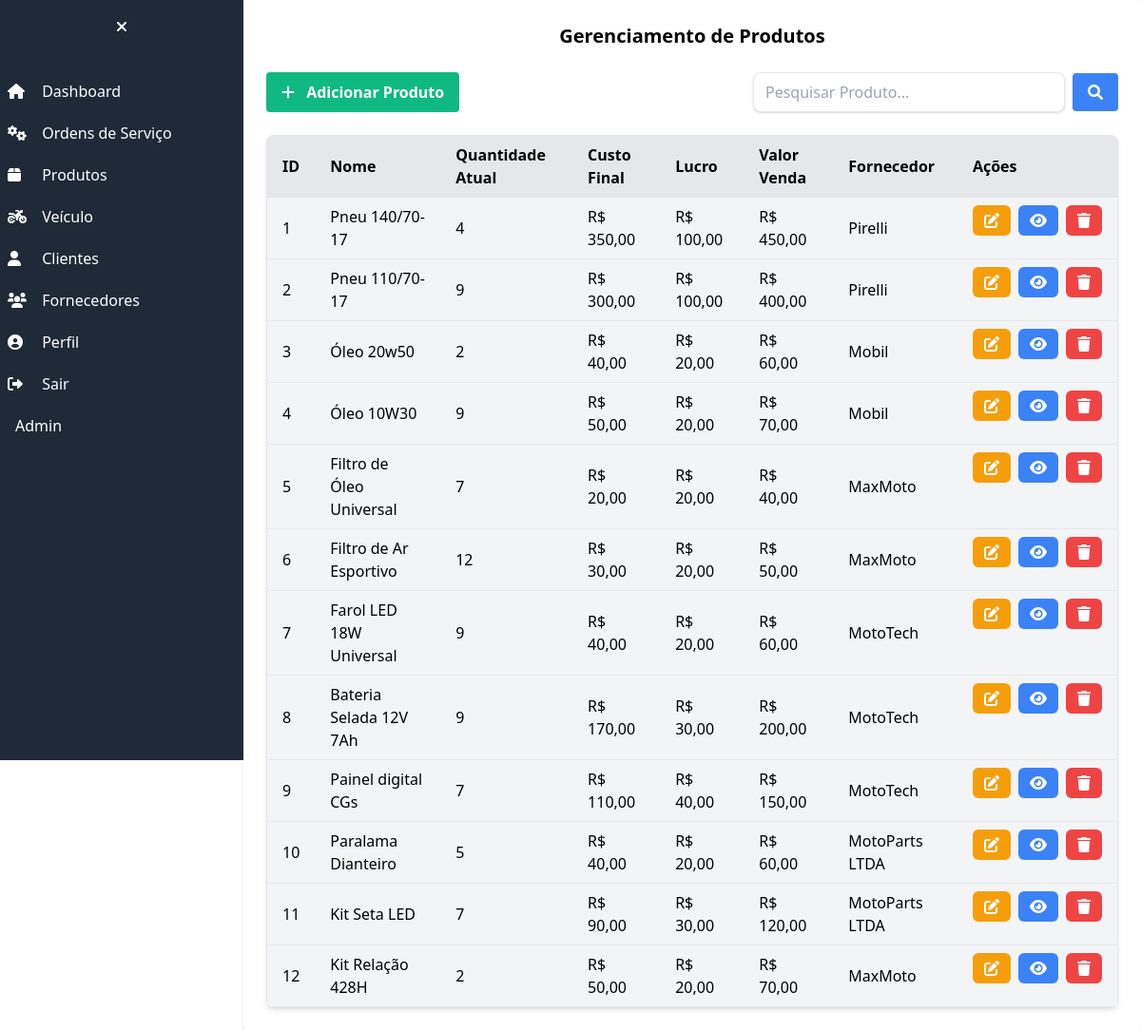
/produtos/ (signed in), run on an earlier commit of the app's database.
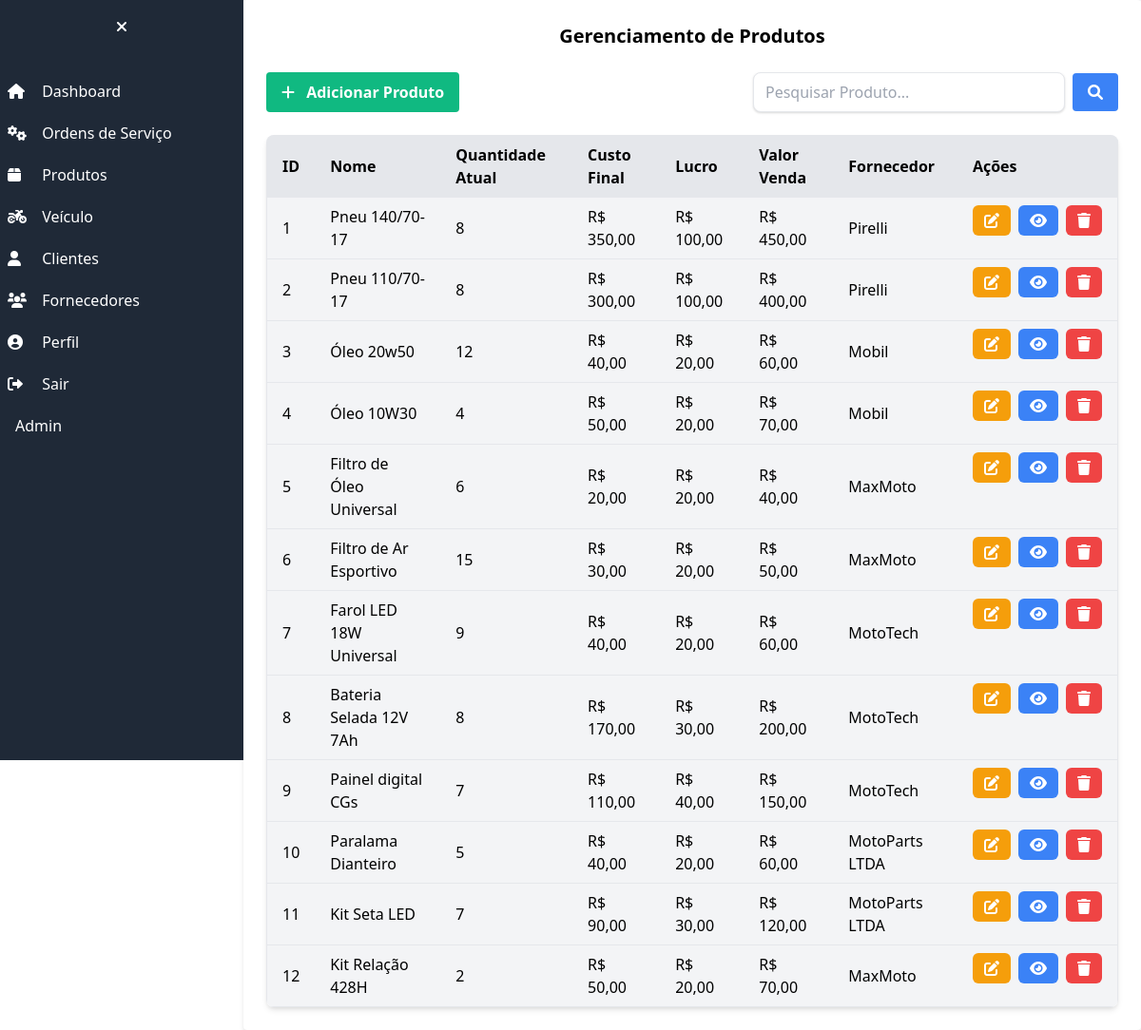
And on a later commit of the database.
### produto/models.py (models this page shows, shortened)
class Produto(models.Model):
    fornecedor = models.ForeignKey(Fornecedor, on_delete=models.CASCADE, verbose_name='Fornecedor')
    nome = models.CharField(max_length=255)
    descricao = models.TextField()
    valor = models.DecimalField(max_digits=10, decimal_places=2)
    outras_despesas = models.DecimalField(max_digits=10, decimal_places=2, default=0.00)
    custo_final = models.DecimalField(max_digits=10, decimal_places=2)
    lucro = models.DecimalField(max_digits=10, decimal_places=2)
    valor_venda = models.DecimalField(max_digits=10, decimal_places=2)
    qtd_minima = models.IntegerField()
    qtd_maxima = models.IntegerField()
    qtd_atual = models.IntegerField()

### fornecedor/models.py (models this page shows, shortened)
class Fornecedor(models.Model):
    nome = models.CharField('NOME', max_length=255)
    cpf_cnpj = models.CharField('CPF/CNPJ', max_length=18, validators=[validate_cpf_cnpj])
    telefone = models.CharField('TELEFONE 1', max_length=20, validators=[validate_phone])
    telefone2 = models.CharField('TELEFONE 2', max_length=20, validators=[validate_phone], blank=True)
    email = models.EmailField('EMAIL', blank=True)
    endereco_cep = models.CharField('CEP', max_length=10, blank=True)
    endereco_logradouro = models.CharField('ENDEREÇO', max_length=255, blank=True)
    endereco_numero = models.CharField('NÚMERO', max_length=10, blank=True)
    endereco_bairro = models.CharField('BAIRRO', max_length=255, blank=True)
    endereco_cidade = models.CharField('CIDADE', max_length=255, blank=True)
    endereco_estado = models.CharField('ESTADO', max_length=2, choices=ESTADOS_CHOICES, blank=True)
    endereco_complemento = models.CharField('COMPLEMENTO', max_length=255, blank=True)
    observacao = models.TextField('OBSERVAÇÕES', blank=True)
    criado_em = models.DateTimeField('CRIADO EM', auto_now_add=True)
    class Meta:
        verbose_name = 'Fornecedor'
        verbose_name_plural = 'Fornecedores'
    def __str__(self) -> str:
        return self.nome

### produto/views.py (the view)
# urls.py: path('', ProdutoListView.as_view(), name='produto_list'),
class ProdutoListView(ListView):
    model = Produto
    template_name = "produto_list.html"
    context_object_name = "produtos"
    def get_queryset(self):
        queryset = super().get_queryset()
        search_query = self.request.GET.get("search", "")
        if search_query:
            queryset = queryset.filter(nome__icontains=search_query)
        return queryset

### produto/templates/produto_list.html (shortened to what this page needs)
{% extends 'base.html' %}
{% block content %}
<div class="w-full max-w-full md:max-w-5xl lg:max-w-7xl mx-auto bg-white rounded shadow-md p-6">
    <h2 class="text-xl font-bold mb-6 text-center">Gerenciamento de Produtos</h2>
    <div class="flex justify-between mb-6">
      <button class="bg-green-500 hover:bg-green-600 text-white font-bold py-2 px-4 rounded focus:outline-none focus:shadow-outline flex items-center"><a href="produtos/novo/"><i class="fas fa-plus mr-2"></i> Adicionar Produto</a></button>
      <form method="GET" action="{% url 'produto_list' %}" class="w-full max-w-sm flex items-center">
        <input type="text" name="search" placeholder="Pesquisar Produto..." class="w-full py-2 px-3 border rounded-lg shadow focus:outline-none focus:ring" value="{{ request.GET.search|default:'' }}" />
        <button type="submit" class="ml-2 bg-blue-500 hover:bg-blue-600 text-white font-bold py-2 px-4 rounded focus:outline-none focus:shadow-outline"><i class="fas fa-search"></i></button>
      </form>
    </div>
    <div class="overflow-x-auto shadow-md rounded-lg">
      <table class="table-auto w-full text-left bg-gray-100 border rounded-lg">
        <thead class="bg-gray-50">
          <tr class="bg-gray-200">
            <th class="px-4 py-2">ID</th>
            <th class="px-4 py-2">Nome</th>
            <th class="px-4 py-2">Quantidade Atual</th>
            <th class="px-4 py-2">Custo Final</th>
            <th class="px-4 py-2">Lucro</th>
            <th class="px-4 py-2">Valor Venda</th>
            <th class="px-4 py-2">Fornecedor</th>
            <th class="px-4 py-2">Ações</th>
          </tr>
        </thead>
        <tbody>
          {% for produto in produtos %}
            <tr class="border-t">
              <td class="px-4 py-2">{{ produto.id }}</td>
              <td class="px-4 py-2">{{ produto.nome }}</td>
              <td class="px-4 py-2">{{ produto.qtd_atual }}</td>
              <td class="px-4 py-2">R$ {{ produto.custo_final }}</td>
              <td class="px-4 py-2">R$ {{ produto.lucro }}</td>
              <td class="px-4 py-2">R$ {{ produto.valor_venda }}</td>
              <td class="px-4 py-2">{{ produto.fornecedor }}</td>
              <td class="px-4 py-2 text-center flex justify-center space-x-2">
                <a href="{% url 'produto_edit' pk=produto.pk %}" class="bg-yellow-500 hover:bg-yellow-600 text-white py-1 px-3 rounded-md"><i class="fas fa-edit"></i></a>
                <a href="{% url 'produto_detail' pk=produto.pk %}" class="bg-blue-500 hover:bg-blue-600 text-white py-1 px-3 rounded-md"><i class="fas fa-eye"></i></a>
                <a href="{% url 'produto_confirm_delete' pk=produto.pk %}" class="bg-red-500 hover:bg-red-600 text-white py-1 px-3 rounded-md"><i class="fas fa-trash"></i></a>
              </td>
            </tr>
          {% empty %}
            <tr>
              <td colspan="10" class="text-center text-gray-500 py-4">Nenhuma Produto encontrado.</td>
            </tr>
          {% endfor %}
        </tbody>
      </table>
    </div>
  </div>
{% endblock %}

What changed in the data, as far as the page shows it:
changed Produto "Pneu 140/70-17": qtd_atual "4" → "8"
changed Produto "Pneu 110/70-17": qtd_atual "9" → "8"
changed Produto "Óleo 20w50": qtd_atual "2" → "12"
changed Produto "Óleo 10W30": qtd_atual "9" → "4"
changed Produto "Filtro de Óleo Universal": qtd_atual "7" → "6"
changed Produto "Filtro de Ar Esportivo": qtd_atual "12" → "15"
changed Produto "Bateria Selada 12V 7Ah": qtd_atual "9" → "8"
